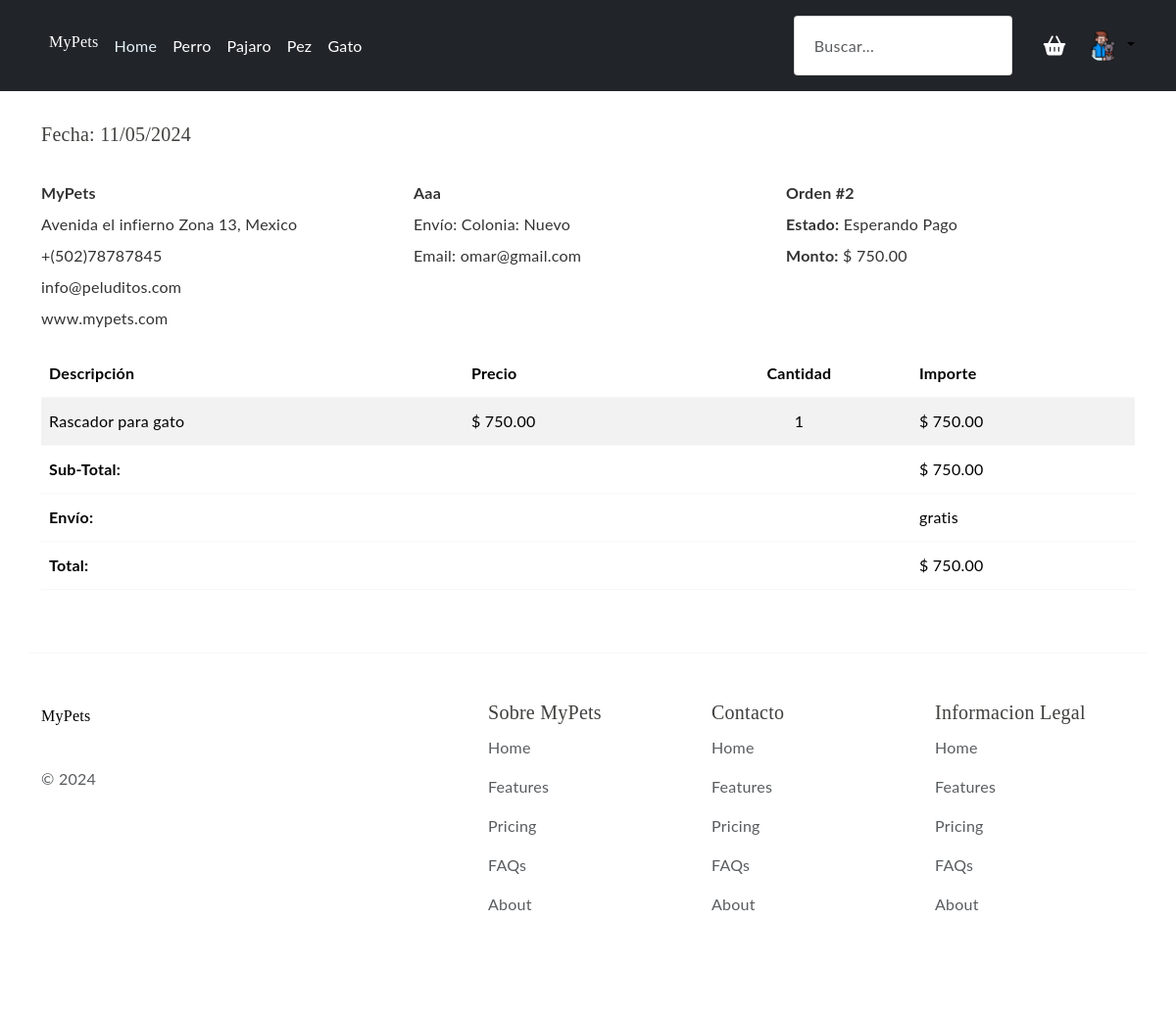
Screenshot of /pedidos (signed in) with the database file from the repository.
### tables this page shows
CREATE TABLE `users` (
  `id` int(11) NOT NULL,
  `name` varchar(45) NOT NULL,
  `password` varchar(256) NOT NULL,
  `tipo_usuario` varchar(45) NOT NULL DEFAULT 'Cliente',
  `email` varchar(45) NOT NULL,
  `idRol` int(11) NOT NULL DEFAULT 4,
  `last_login` datetime DEFAULT current_timestamp(),
  `status` int(11) NOT NULL DEFAULT 1
);

CREATE TABLE `domicilio` (
  `idDomicilio` int(11) NOT NULL,
  `usuarios_id` int(11) NOT NULL,
  `calle` varchar(45) DEFAULT NULL,
  `colonia` varchar(45) DEFAULT NULL,
  `codigo_postal` varchar(45) DEFAULT NULL,
  `numero_exterior` int(11) DEFAULT NULL,
  `numero_interior` int(11) DEFAULT NULL,
  `referencia` varchar(200) DEFAULT NULL
);

CREATE TABLE `transaccion` (
  `idtransaccion` int(11) NOT NULL,
  `fecha_hora` datetime DEFAULT current_timestamp(),
  `total` double DEFAULT NULL,
  `usuarios_id` int(11) NOT NULL,
  `status` varchar(50) NOT NULL DEFAULT 'Esperando Pago',
  `id_tarjeta` int(11) DEFAULT NULL,
  `id_domicilio` int(11) DEFAULT NULL
);

CREATE TABLE `detalles_transaccion` (
  `productos_idproductos` int(11) NOT NULL,
  `transaccion_idtransaccion` int(11) NOT NULL,
  `cantidad` int(11) DEFAULT NULL,
  `descuento` double DEFAULT 0,
  `precio` double NOT NULL DEFAULT 0
);

CREATE TABLE `productos` (
  `idproductos` int(11) NOT NULL,
  `nombre_producto` varchar(45) NOT NULL,
  `Descripcion` text DEFAULT '<p></p>',
  `precio` double DEFAULT NULL,
  `SKU` varchar(45) DEFAULT NULL,
  `stock` int(11) NOT NULL,
  `status` int(11) NOT NULL DEFAULT 1,
  `ruta` varchar(255) NOT NULL,
  `proveedores_idproveedores` int(11) DEFAULT NULL,
  `categoria_idcategoria` int(11) DEFAULT NULL
);

### Libraries/Core/Mysql.php (called while the page is built, shortened)
<?php
	class Mysql extends Conexion
	{
		private $conexion;
		function __construct()
		{
			$this->conexion = new Conexion();
			$this->conexion = $this->conexion->conect();
		}
		public function select(string $query)
		{
			$this->strquery = $query;
        	$result = $this->conexion->prepare($this->strquery);
			$result->execute();
        	$data = $result->fetch(PDO::FETCH_ASSOC);
        	return $data;
		}
		public function select_all(string $query)
		{
			$this->strquery = $query;
        	$result = $this->conexion->prepare($this->strquery);
			$result->execute();
        	$data = $result->fetchall(PDO::FETCH_ASSOC);
        	return $data;
		}
	}
 ?>

### Libraries/Core/Conexion.php (called while the page is built)
<?php
class Conexion{
	private $conect;
	public function __construct(){
		$connectionString = "mysql:host=".DB_HOST.";dbname=".DB_NAME.";.DB_CHARSET.";
		try{
			$this->conect = new PDO($connectionString, DB_USER, DB_PASSWORD);
			$this->conect->setAttribute(PDO::ATTR_ERRMODE, PDO::ERRMODE_EXCEPTION);
		}catch(PDOException $e){
			$this->conect = 'Error de conexión';
		    echo "ERROR: " . $e->getMessage();
		}
	}
	public function conect(){
		return $this->conect;
	}
}
?>

### Models/PermisosModel.php (called while the page is built, shortened)
<?php
	class PermisosModel extends Mysql
	{
		public function permisosModulo(int $idrol){
			$this->intRolid = $idrol;
			$sql = "SELECT p.idRol,
						   p.moduloid,
						   m.titulo as modulo,
						   p.r,
						   p.w,
						   p.u,
						   p.d
					FROM permisos p
					INNER JOIN modulo m
					ON p.moduloid = m.idmodulo
					WHERE p.idRol = $this->intRolid";
			$request = $this->select_all($sql);
			$arrPermisos = array();
			for ($i=0; $i < count($request); $i++) {
				$arrPermisos[$request[$i]['moduloid']] = $request[$i];
			}
			return $arrPermisos;
		}
	}
 ?>

### Helpers/Helpers.php (called while the page is built, shortened)
<?php
    function formatMoney($cantidad){
        $cantidad = number_format($cantidad,2,SPD,SPM);
        return $cantidad;
    }
    function getPermisos(int $idmodulo){
        require_once ("Models/PermisosModel.php");
        $objPermisos = new PermisosModel();
        if(!empty($_SESSION['userData'])){
            $idrol = $_SESSION['userData']['idRol'];
            $arrPermisos = $objPermisos->permisosModulo($idrol);
        }
    }
 ?>

### Libraries/Core/Views.php (called while the page is built)
<?php
	class Views
	{
		function getView($controller,$view,$data="")
		{
			$controller = get_class($controller);
			if($controller == "Home"){
				$view = "Views/".$view.".php";
			}else{
				$view = "Views/".$controller."/".$view.".php";
			}
			require_once ($view);
		}
	}
 ?>

### index.php (called while the page is built, shortened)
<?php
	require_once("Helpers/Helpers.php");
	require_once("Libraries/Core/Load.php");
 ?>

### Models/TraitTransaccion.php (called while the page is built, shortened)
<?php
    require_once("Libraries/Core/Mysql.php");
    trait TraitTransaccion
    {
        public function selectPedidos($idpersona = null){
			$this->conn =new Mysql();
            $where = "";
			if($idpersona != null){
				$where = " WHERE p.usuarios_id = ".$idpersona;
			}
			$sql = "SELECT p.idtransaccion,
							DATE_FORMAT(p.fecha_hora, '%d/%m/%Y') as fecha,
							p.total,
							p.status
					FROM transaccion p $where ";
			$request = $this->conn->select_all($sql);
			return $request;
		}
        public function selectPedido(int $idpedido, $idpersona = NULL){
			$this->conn =new Mysql();
            $busqueda = "";
			$request = array();
			$sql = "SELECT p.idtransaccion,
							p.usuarios_id,
							DATE_FORMAT(p.fecha_hora, '%d/%m/%Y') as fecha,
							p.total,
							p.status,
                            p.id_domicilio,
                            p.id_tarjeta
					FROM transaccion as p
					where p.idtransaccion =  $idpedido ".$busqueda;
			$requestPedido = $this->conn->select($sql);
			if(!empty($requestPedido)){
				$idpersona = $requestPedido['usuarios_id'];
				$sql_cliente = "SELECT id,
										name,
										email
								FROM users WHERE id = $idpersona ";
				$requestcliente = $this->conn->select($sql_cliente);
				$sql_detalle = "SELECT p.idproductos,
											p.nombre_producto as producto,
											d.precio,
											d.cantidad
									FROM detalles_transaccion d
									INNER JOIN productos p
									ON d.productos_idproductos = p.idproductos
									WHERE d.transaccion_idtransaccion = $idpedido";
				$requestProductos = $this->conn->select_all($sql_detalle);
                $sqlDireccion="SELECT * FROM domicilio WHERE idDomicilio =".$requestPedido['id_domicilio'];
				$requestDireccion = $this->conn->select($sqlDireccion);
				$request = array('cliente' => $requestcliente,
								'orden' => $requestPedido,
								'detalle' => $requestProductos,
                                'direccion'=>$requestDireccion
							);
			}
			return $request;
		}
    }
?>

### Views/Pedidos/pedidosUser.php (the view, shortened to what this page needs)
<?php
    require_once('Views/Generals/header_tienda.php');
?>
    <?php
        foreach ($data['pedidos'] as $p) {
    ?>
    <br>
    <div class="container">
    <main class="app-content">
 <div class="row">
       <div class="container">
       <div class="col-md-12">
     <div class="tile">
       <?php
         if(empty($p)){
       ?>
       <p>Datos no encontrados</p>
       <?php }else{
           $cliente = $p['cliente'];
           $orden = $p['orden'];
           $detalle = $p['detalle'];
           $direccion=$p['direccion'];
        ?>
       <section id="sPedido" class="invoice">
         <div class="row mb-4">
           <div class="col-6">
             <h5 class="text-right">Fecha: <?= $orden['fecha'] ?></h5>
           </div>
         </div>
         <div class="row invoice-info">
           <div class="col-4">
             <address><strong><?= NOMBRE_EMPESA; ?></strong><br>
               <?= DIRECCION ?><br>
               <?= TELEMPRESA ?><br>
               <?= EMAIL_EMPRESA ?><br>
               <?= WEB_EMPRESA ?>
             </address>
           </div>
           <div class="col-4">
             <address><strong><?= $cliente['name']?></strong><br>
               Envío: <?= 'Colonia: '.$direccion['colonia']; ?><br>
               Email: <?= $cliente['email'] ?>
              </address>
           </div>
           <div class="col-4"><b>Orden #<?= $orden['idtransaccion'] ?></b><br>
               <b>Estado:</b> <?= $orden['status'] ?> <br>
               <b>Monto:</b> <?= SMONEY.' '. formatMoney($orden['total']) ?>
           </div>
         </div>
         <div class="row">
           <div class="col-12 table-responsive">
             <table class="table table-striped">
               <thead>
                 <tr>
                   <th>Descripción</th>
                   <th class="text-right">Precio</th>
                   <th class="text-center">Cantidad</th>
                   <th class="text-right">Importe</th>
                 </tr>
               </thead>
               <tbody>
                   <?php
                       $subtotal = 0;
                       if(count($detalle) > 0){
                           foreach ($detalle as $producto) {
                               $subtotal += $producto['cantidad'] * $producto['precio'];
                    ?>
                 <tr>
                   <td><?= $producto['producto'] ?></td>
                   <td class="text-right"><?= SMONEY.' '. formatMoney($producto['precio']) ?></td>
                   <td class="text-center"><?= $producto['cantidad'] ?></td>
                   <td class="text-right"><?= SMONEY.' '. formatMoney($producto['cantidad'] * $producto['precio']) ?></td>
                 </tr>
                 <?php
                           }
                       }
                  ?>
               </tbody>
               <tfoot>
                   <tr>
                       <th colspan="3" class="text-right">Sub-Total:</th>
                       <td class="text-right"><?= SMONEY.' '. formatMoney($subtotal) ?></td>
                   </tr>
                   <tr>
                       <th colspan="3" class="text-right">Envío:</th>
                       <td class="text-right">
                           gratis
                       </td>
                   </tr>
                   <tr>
                       <th colspan="3" class="text-right">Total:</th>
                       <td class="text-right"><?= SMONEY.' '. formatMoney($orden['total']) ?></td>
                   </tr>
               </tfoot>
             </table>
           </div>
         </div>
       </section>
       <?php } ?>
     </div>
   </div>
       </div>
 </div>
</main>
    </div>
<?php }?>
<?php require_once('Views/Generals/footer_tienda.php');?>

### Assets/css/styleProduct.css (style rules this page uses)
* { margin: 0; padding: 0; box-sizing: border-box; }
body { font-family: 'Lato'; color: #333; }

### Assets/css/style2.css (style rules this page uses)
:root { --header-height: 160px; --header-height-min: 80px; }
:root { --accent-color: #DEAD6F; --dark-color: #222222; --light-dark-color: #727272; --light-color: #fff; --grey-color: #dbdbdb; --light-grey-color: #fafafa; --primary-color: #6995B1; --light-primary-color: #eef1f3; }
:root { --body-font: 'Chilanka', cursive; --heading-font: 'Chilanka', cursive; --secondary-font: 'Montserrat', sans-serif; }
body { --bs-link-color: #333; --bs-link-hover-color: #333; --bs-link-color-rgb: 40, 40, 40; --bs-link-hover-color-rgb: 0, 0, 0; --bs-light-rgb: 248, 248, 248; --bs-font-sans-serif: 'Chilanka', cursive; --bs-body-font-family: var(--bs-font-sans-serif); --bs-body-font-size: 1rem; --bs-body-font-weight: 400; --bs-body-line-height: 2; --bs-body-color: #41403E; --bs-primary: #DEAD6F; --bs-primary-rgb: 222, 173, 111; --bs-primary-bg-subtle: #FFF9EB; --bs-border-color: #F7F7F7; --bs-secondary-rgb: 230, 243, 251; --bs-success-rgb: 238, 245, 228; --bs-danger-rgb: 249, 235, 231; --bs-warning-rgb: 255, 249, 235; --bs-info-rgb: 230, 243, 250; }
body { letter-spacing: 0.01625rem; }
h1, h2, h3, h4, h5, h6 { font-family: var(--heading-font); color: var(--bs-body-color); font-weight: 400; text-transform: capitalize; }

### rows the page displays
users: name "Aaa", email "omar@gmail.com"
domicilio: colonia "Nuevo"
transaccion: idtransaccion "2", status "Esperando Pago", total "750.00"
detalles_transaccion: productos_idproductos.nombre_producto "Rascador para gato", precio "750.00", cantidad "1", formatMoney($producto['cantidad'] * $producto['precio']) "750.00"

### other values shown
$orden['fecha'] "11/05/2024"
formatMoney($subtotal) "750.00"
